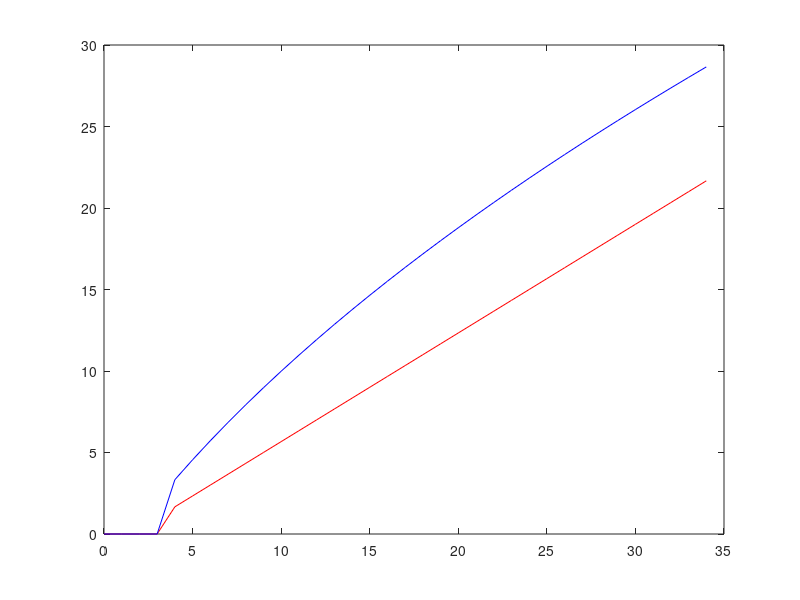

MATLAB code for this plot:
%% Compare the equilibrium spacing between Newell and Gipps

% Gipps equilibirum speed 
% /////Ciuffo, Biagio, Vincenzo Punzo, 
% //and Marcello Montanino. 
% //"Thirty Years of Gipps' Car-Following Model: 
% //Applications, Developments, and New Features." 
% //Transportation Research Record: 
% //Journal of the Transportation Research Board 
% //2315 (2012): 89-99. (Eq. 3a)

clear;

v_max = 30;  %[m/s]
tau = 0.5; 
theta = 0.2;
b_f = -3;
b_e = -3*1.1;

% for newell
headway = 1.5;
jamgap = 1.5; %[m]
len = 6; %[m]

% capacity = 2200; % [vphpl]
% headway = ...
%     (v_max/(capacity/3600)-jamgap-len)/v_max;

for i=10:40
    speed_newell(i-5)=min(v_max,(i-jamgap-len)/headway);
end

for i=10:40
    speed_gipps(i-5)=min(v_max, ...
        max((tau+theta)/(1/-b_f-1/(-b_e))...
        *(-1+sqrt(1+(2*(i-(len+jamgap))*(1/-b_f-1/(-b_e)))/(tau+theta)^2)),0));
end

dis = 6:40;
dis = dis - len;
plot(dis, speed_newell,'r');hold on;
plot(dis, speed_gipps,'b'); hold off;
